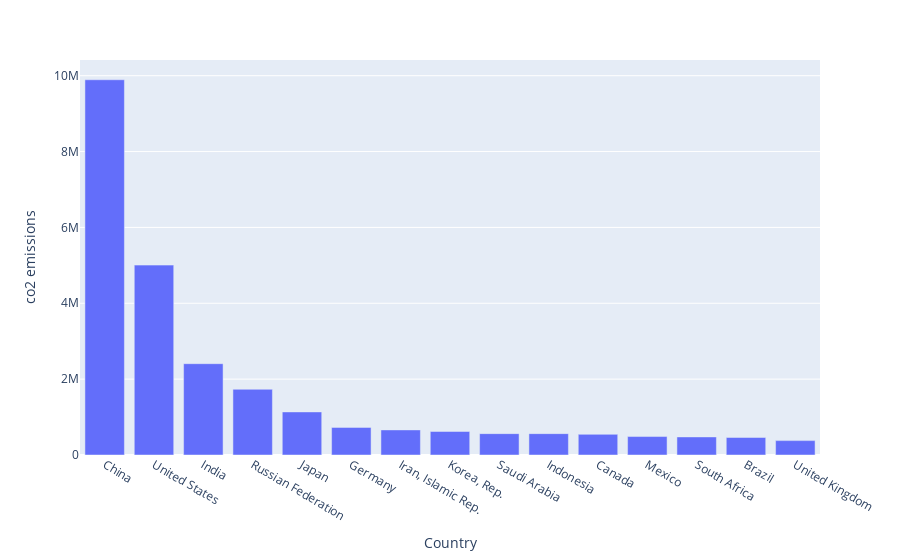

This figure's notebook cell:
### Markdown cell above
Let's show the counties which emitted the most at year `2016`

### Code cell
px.bar(
    data_frame=time_series_df.loc[lambda x: x["Year"] == 2016].sort_values(
        by="co2 emissions", ascending=False
    )[:15],
    x="Country",
    y="co2 emissions",
)

### Figure 1 — Plotly figure (JSON) as saved in the notebook; plotly's stock layout.template omitted (floating-point values rounded to 4 significant figures)
{"data": [{"alignmentgroup": "True", "hovertemplate": "Country=%{x}<br>co2 emissions=%{y}<extra></extra>", "legendgroup": "", "marker": {"color": "#636efa"}, "name": "", "offsetgroup": "", "orientation": "v", "showlegend": false, "textposition": "auto", "type": "bar", "x": ["China", "United States", "India", "Russian Federation", "Japan", "Germany", "Iran, Islamic Rep.", "Korea, Rep.", "Saudi Arabia", "Indonesia", "Canada", "Mexico", "South Africa", "Brazil", "United Kingdom"], "xaxis": "x", "y": [9893000.0, 5006000.0, 2408000.0, 1732000.0, 1136000.0, 728000.0, 661700.0, 620300.0, 563400.0, 563300.0, 544900.0, 486400.0, 476600.0, 462300.0, 379000.0], "yaxis": "y"}], "layout": {"autosize": true, "barmode": "relative", "legend": {"tracegroupgap": 0}, "margin": {"t": 60}, "xaxis": {"anchor": "y", "autorange": true, "domain": [0, 1], "range": [-0.5, 14.5], "title": {"text": "Country"}, "type": "category"}, "yaxis": {"anchor": "x", "autorange": true, "domain": [0, 1], "range": [0, 10410000.0], "title": {"text": "co2 emissions"}, "type": "linear"}}}
